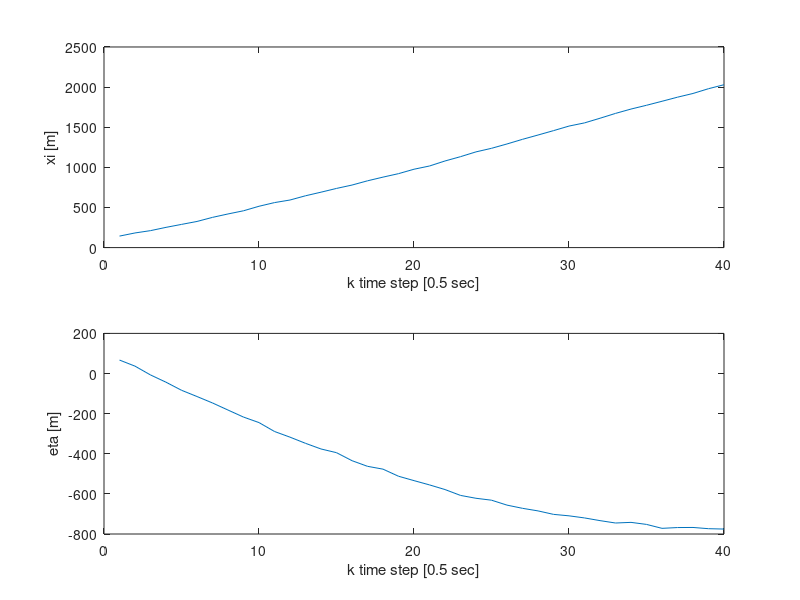

Write the MATLAB code that produced this figure. (Note: this script raises an error after producing the figure.)
clear; clc; close all;

% ASEN 5044 - HW 8
% Fall 2024
% Jash Bhalavat

%% Problem 1
% Given
delta_t = 0.5;
omega_a = 0.045;
odt_a = delta_t*omega_a;
omega_b = -0.045;
odt_b = delta_t*omega_b;

A_a = [0 1 0 0; 0 0 0 -omega_a; 0 0 0 1; 0 omega_a 0 0];
A_b = [0 1 0 0; 0 0 0 -omega_b; 0 0 0 1; 0 omega_b 0 0];

n = length(A_a);

% Construct F_a, F_b matrices
F_a = [1 sin(odt_a)/omega_a 0 -(1-cos(odt_a))/omega_a;
        0 cos(odt_a) 0 -sin(odt_a);
        0 (1-cos(odt_a))/omega_a 1 sin(odt_a)/omega_a;
        0 sin(odt_a) 0 cos(odt_a)];

F_b = [1 sin(odt_b)/omega_b 0 -(1-cos(odt_b))/omega_b;
        0 cos(odt_b) 0 -sin(odt_b);
        0 (1-cos(odt_b))/omega_b 1 sin(odt_b)/omega_b;
        0 sin(odt_b) 0 cos(odt_b)];

q_omega = 10;
W = q_omega*[2 0.05; 0.05 0.5];

gamma_a = [0 0; 1 0; 0 0; 0 1];
gamma_b = [0 0; 1 0; 0 0; 0 1];

Z_a = delta_t * [-A_a gamma_a*W*gamma_a'; zeros(n), A_a'];
Z_b = delta_t * [-A_b gamma_b*W*gamma_b'; zeros(n), A_b'];

e_z_a = expm(Z_a);
e_z_b = expm(Z_b);

F_inv_Q_a = e_z_a(1:4, 5:8);
F_inv_Q_b = e_z_b(1:4, 5:8);
F_a_t = e_z_a(5:8, 5:8);
F_b_t = e_z_b(5:8, 5:8);

Q_a = F_a_t' * F_inv_Q_a;
Q_b = F_b_t' * F_inv_Q_b;


%% Problem 2

rng(100);
H = [1 0 0 0; 0 0 1 0];
R_a = [20 0.05; 0.05 20];

data = load("hw8problemdata.mat");
x_a_single_truth = data.xasingle_truth;

p = size(H,1);
% Subtracting 1 because x_a_single_truth starts at 0
T = size(x_a_single_truth, 2) - 1;

% Part a
S_v_a = chol(R_a, 'lower');

% Necessary variables
I_p = eye(p);
zeros_p = zeros(p,1);

for i = 1:T
    q_k_a = mvnrnd(zeros_p, I_p)';
    % Using x(:,i+1) because x starts at 0
    y_a_k(:,i) = H*x_a_single_truth(:,i+1) + S_v_a*q_k_a;
end

k_20_sec = 1:40;

figure()
subplot(2,1,1)
plot(k_20_sec, y_a_k(1,1:40))
xlabel("k time step [0.5 sec]")
ylabel("\xi [m]")
% hold on
% plot(time_20_sec, x_a_single_truth(1,2:41))
% hold off

subplot(2,1,2)
plot(k_20_sec, y_a_k(2,1:40))
xlabel("k time step [0.5 sec]")
ylabel("\eta [m]")
% hold on
% plot(time_20_sec, x_a_single_truth(3,2:41))
% hold off
sgtitle("Simulated noisy measurements y_a(k)")

%% Part b
mu_a_0 = [0; 85*cos(pi/4); 0; -85*sin(pi/4)];
P_a_0 = 900 * diag([10, 2, 10, 2]);

x_a_k = mu_a_0;
P_a_k = P_a_0;

Qkf_a = Q_a;
Rkf_a = R_a;

tvec = 1:T;

G_a = zeros(4,1);
u_a = zeros(1,T);

[x_a_kf, P_a_kf] = kalman_filter_hw8(tvec, F_a, G_a, x_a_k, u_a, P_a_k, Qkf_a, Rkf_a, y_a_k, H);

figure()
subplot(2,2,1)
plot(tvec, x_a_single_truth(1,2:end)-x_a_kf(1,:))
hold on
plot(tvec,2*sqrt(squeeze(P_a_kf(1,1,:))'),'b--','LineWidth',1.25)
plot(tvec,-2*sqrt(squeeze(P_a_kf(1,1,:))'),'b--','LineWidth',1.25)
hold off
xlabel("k time step [0.5 sec]")
ylabel("\xi [m]")

subplot(2,2,2)
plot(tvec, x_a_single_truth(2,2:end)-x_a_kf(2,:))
hold on
plot(tvec,2*sqrt(squeeze(P_a_kf(2,2,:))'),'b--','LineWidth',1.25)
plot(tvec,-2*sqrt(squeeze(P_a_kf(2,2,:))'),'b--','LineWidth',1.25)
hold off
xlabel("k time step [0.5 sec]")
ylabel('$\dot{\xi}$ [m/s]', 'Interpreter','latex')
legend("Error", "2\sigma bounds")

subplot(2,2,3)
plot(tvec, x_a_single_truth(3,2:end)-x_a_kf(3,:))
hold on
plot(tvec,2*sqrt(squeeze(P_a_kf(3,3,:))'),'b--','LineWidth',1.25)
plot(tvec,-2*sqrt(squeeze(P_a_kf(3,3,:))'),'b--','LineWidth',1.25)
hold off
xlabel("k time step [0.5 sec]")
ylabel("\eta [m]")

subplot(2,2,4)
plot(tvec, x_a_single_truth(4,2:end)-x_a_kf(4,:))
hold on
plot(tvec,2*sqrt(squeeze(P_a_kf(4,4,:))'),'b--','LineWidth',1.25)
plot(tvec,-2*sqrt(squeeze(P_a_kf(4,4,:))'),'b--','LineWidth',1.25)
hold off
xlabel("k time step [0.5 sec]")
ylabel('$\dot{\eta}$ [m/s]', 'Interpreter','latex')
sgtitle("Aircraft A Estimated State Error and Estimated 2\sigma Bounds")




